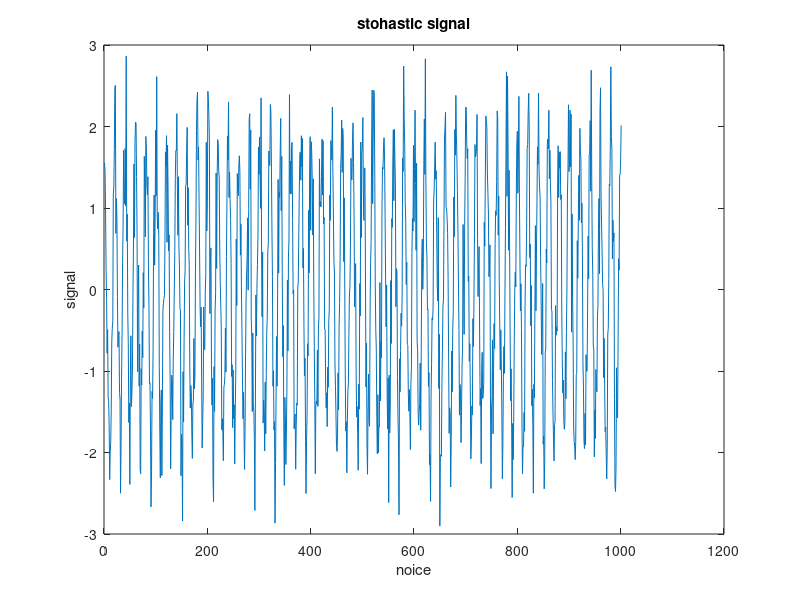

MATLAB code for this plot:
fs = 200; 
T = 1/fs; 
D = 0.25;
n = 0:1000;
r = randn(size(n))*sqrt(D);    % noice (rundn normal rozpodil)
s =1.8*cos(20*pi*n*T);        % signal
x = s + r;                     % signal+noice
figure(5)
plot(x)
title('stohastic signal')
xlabel('noice'), ylabel('signal')
fprintf('mat spodiv = %4.3g\n', mean(s))        %4.3g format chisla
fprintf('dispersiya = %4.3g\n', var(s))
fprintf('mat spodiv = %4.3g\n', mean(r))
fprintf('dispersiya = %4.3g\n', var(r))
fprintf('mat spodiv + noice = %4.3g\n', mean(x))
fprintf('dispersiya signalu + noice = %4.3g\n', var(x))



